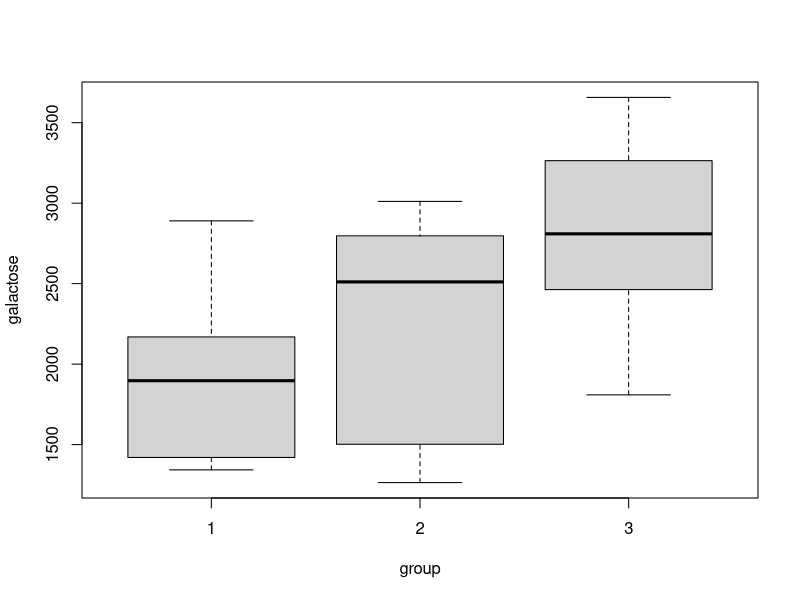

Generate this figure with R: (Note: this script raises an error after producing the figure.)
group <- c(rep(1, 9), rep(2, 11), rep(3, 20)); group
# Convert to factor
group <- as.factor(group); group
galactose <- c(1343,1393,1420,1641,1897,2160,2169,2279,2890,
               1264,1314,1399,1605,2385,2511,2514,2767,2827,2895,3011,
               1809,2850,1926,2964,2283,2973,2384,3171,2447,3257,2479,3271,2495,3288,
               2525,3358,2541,3643,2769,3657)
data <- data.frame(group, galactose); data
attach(data)

# ANOVA test
res <- aov(galactose~group)
summary(res)
# Boxplot
boxplot(galactose~group)
# Pair-wise test
TukeyHSD(res)

# Randomization test
k <- max(c(group)); k
ni <- rep(0, k)
for (i in 1:k)
  ni[i] <- sum(group == i)
ni
n <- sum(ni); n

f_stat <- function(groupIndex){
  # Mean overall
  x_bar <- mean(galactose)
  # Mean of each group
  xi_bar <- rep(0, k)
  for(i in 1:k)
    xi_bar[i] <- mean(subset(galactose, groupIndex == i))
  
  SST <- sum((galactose - x_bar)^2)
  SSG <- sum(ni*(xi_bar - x_bar)^2)
  SSE <- SST - SSG
  # Return f-statistic
  return ((SSG/(k - 1))/(SSE/(n - k)))
}

randomization <- function(B)
  return (replicate(B, f_stat(sample(group, n))))


# Tinh f-stat tren mau goc
f_sample <- f_stat(group); f_sample
# Randomization distribution
rand_dist <- randomization(10000); hist(rand_dist)
# Tinh pvalue
p_value <- sum(rand_dist >= f_sample)/length(rand_dist); p_value

predict(interval = )

